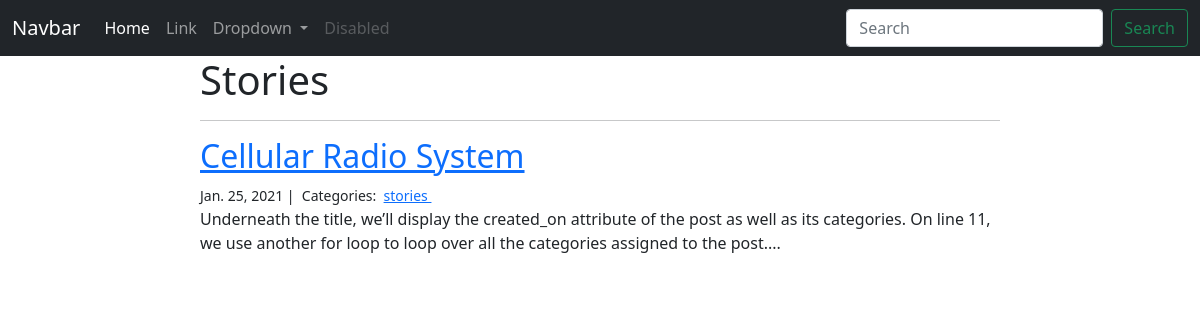
Screenshot of /blog/stories/ with the database file from the repository.
### blog/models.py (models this page shows)
class Category(models.Model):
    name = models.CharField(max_length=20)

class Post(models.Model):
    title = models.CharField(max_length=255)
    body = models.TextField()
    created_on = models.DateTimeField(auto_now_add=True)
    last_modified = models.DateTimeField(auto_now=True)
    categories = models.ManyToManyField('Category', related_name='posts')

### blog/views.py (the view)
# urls.py: path("<category>/", views.blog_category, name="blog_category"),
def blog_category(request, category):
    posts = Post.objects.filter(categories__name__contains=category).order_by(
        "-created_on"
    )
    context = {"category": category, "posts": posts}
    return render(request, "blog_category.html", context)

### blog/templates/blog_category.html
{% extends "base.html" %}
{% block page_content %}
<div class="col-md-8 offset-md-2">
    <h1>{{ category | title }}</h1>
    <hr>
    {% for post in posts %}
    <h2><a href="{% url 'blog_detail' post.pk%}">{{ post.title }}</a></h2>
    <small>
        {{ post.created_on.date }} |&nbsp;
        Categories:&nbsp;
        {% for category in post.categories.all %}
        <a href="{% url 'blog_category' category.name %}">
            {{ category.name }}
        </a>&nbsp;
        {% endfor %}
    </small>
    <p>{{ post.body | slice:":400" }}...</p>
    {% endfor %}
</div>
{% endblock %}

### rows the page displays
Category: name "Stories", name "stories"
Post: title "Cellular Radio System", created_on "Jan. 25, 2021", body "Underneath the title, we’ll display the created_on attribute of the post as well as its categories. On line 11, we use another for loop to loop over all the categories assigned to the post."
